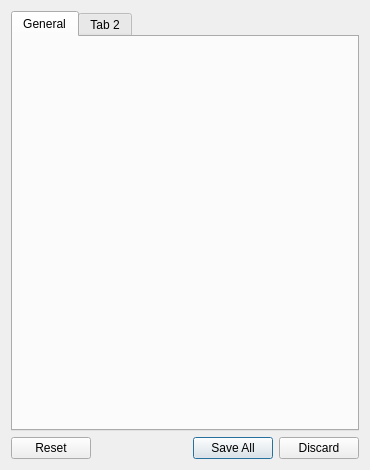
<?xml version="1.0" encoding="UTF-8"?>
<ui version="4.0">
 <class>Preferences</class>
 <widget class="QDialog" name="Preferences">
  <property name="geometry">
   <rect>
    <x>0</x>
    <y>0</y>
    <width>370</width>
    <height>470</height>
   </rect>
  </property>
  <property name="windowTitle">
   <string>Preferences</string>
  </property>
  <layout class="QVBoxLayout" name="verticalLayout">
   <item>
    <widget class="QTabWidget" name="tabWidget">
     <property name="enabled">
      <bool>true</bool>
     </property>
     <property name="currentIndex">
      <number>0</number>
     </property>
     <widget class="QWidget" name="tab">
      <attribute name="title">
       <string>General</string>
      </attribute>
     </widget>
     <widget class="QWidget" name="tab_2">
      <attribute name="title">
       <string>Tab 2</string>
      </attribute>
     </widget>
    </widget>
   </item>
   <item>
    <widget class="QDialogButtonBox" name="buttonBox">
     <property name="orientation">
      <enum>Qt::Horizontal</enum>
     </property>
     <property name="standardButtons">
      <set>QDialogButtonBox::Discard|QDialogButtonBox::Reset|QDialogButtonBox::SaveAll</set>
     </property>
    </widget>
   </item>
  </layout>
 </widget>
 <resources/>
 <connections>
  <connection>
   <sender>buttonBox</sender>
   <signal>accepted()</signal>
   <receiver>Preferences</receiver>
   <slot>accept()</slot>
   <hints>
    <hint type="sourcelabel">
     <x>248</x>
     <y>254</y>
    </hint>
    <hint type="destinationlabel">
     <x>157</x>
     <y>274</y>
    </hint>
   </hints>
  </connection>
  <connection>
   <sender>buttonBox</sender>
   <signal>rejected()</signal>
   <receiver>Preferences</receiver>
   <slot>reject()</slot>
   <hints>
    <hint type="sourcelabel">
     <x>316</x>
     <y>260</y>
    </hint>
    <hint type="destinationlabel">
     <x>286</x>
     <y>274</y>
    </hint>
   </hints>
  </connection>
 </connections>
</ui>
